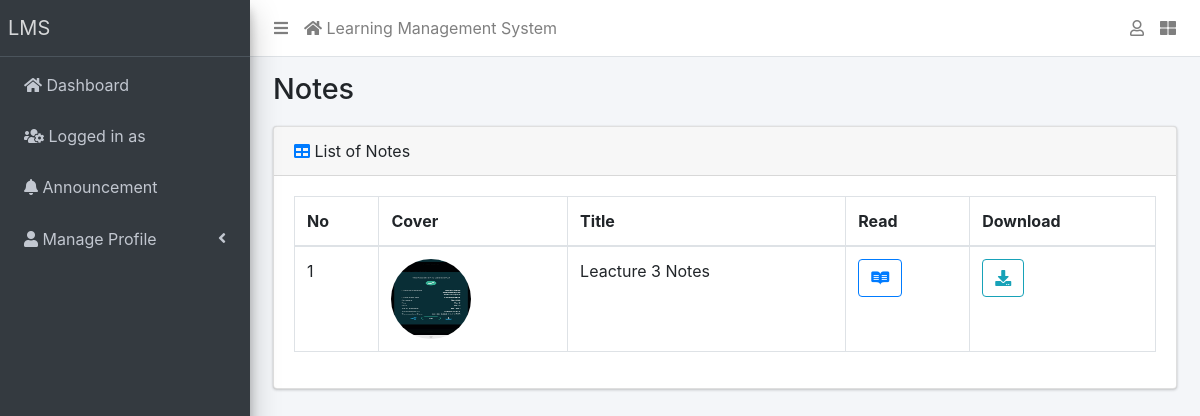
The app's page /notes/ with its own data.
### e_learn/models.py (models this page shows, shortened)
class Notes(models.Model):
    user = models.ForeignKey(User, on_delete=models.CASCADE)
    course = models.ForeignKey(Course, on_delete=models.CASCADE)
    title = models.CharField(_("Title"), max_length=155)
    cover = models.ImageField(upload_to = "notes", blank=True, null=True)
    file = models.FileField(upload_to = "notes", blank=True, null=True)
    created_on = models.DateTimeField(auto_now_add=True)
    updated_on = models.DateTimeField(auto_now=True)
    class Meta:
        verbose_name = 'Notes'
        verbose_name_plural = 'Notes'
    """
    def delete(self, *args, **kwargs):
        self.file.delete()
        self.cover.delete()
        super().delete(*args, **kwargs)
    """

### e_learn/views.py (the view)
# urls.py: path('notes/', views.NotesList.as_view(), name='notes_list'),
class NotesList(View):
    def get(self, request):
        notes =  Notes.objects.all()
        context = {
            'notes' : notes
        }
        return render(request, 'e_learn/instructor/notes_list.html', context)

### e_learn/templates/e_learn/instructor/notes_list.html (shortened to what this page needs)
{% extends 'e_learn/base.html' %}
{% block title %}Notes{% endblock title %}
{% block card_header %}
    <div class="card-header">
        <div>
            <i class="fas fa-table text-primary"></i>
            List of Notes
        </div>
    </div>
{% endblock card_header %}
{% block content %}
<div class="table-responsive">
    <table class="table table-bordered" id="dataTable" width="100%" cellspacing="0">
        <thead>
        <tr>
            <th>No</th>
            <th>Cover</th>
            <th>Title</th>
            <th>Read</th>
            <th>Download</th>
        </tr>
        </thead>
        <tbody>
            {% for note in notes %}
                <tr>
                    <td>{{forloop.counter}}</td>
                    <td>
                        {% if note.cover %}
                            <img src="{{note.cover.url}}" alt="image" class='fluid img-circle' width="80px" height="80px">
                        {% else %}
                            <p>N/A</p>
                        {% endif %}
                    </td>
                    <td>{{note.title}}</td>
                    <td> {% if note.file %} <a href="{{note.file.url}}" class='btn btn-outline-primary'><i class="fab fa-readme"></i></a> {% else %} N/A {% endif %} </td>
                    <td> {% if note.file %} <a href="{% url 'download_pdf_file' note.id %}" class='btn btn-outline-info'><i class="fas fa-download"></i></a>  {% else %} N/A {% endif %} </td>
                </tr>
            {% endfor %}
        </tbody>
    </table>
</div>
{% endblock content %}

### records on screen
Notes: cover (picture), title "Leacture 3 Notes"

### other values on screen
{{ school_name | default:"LMS" }} "LMS"
